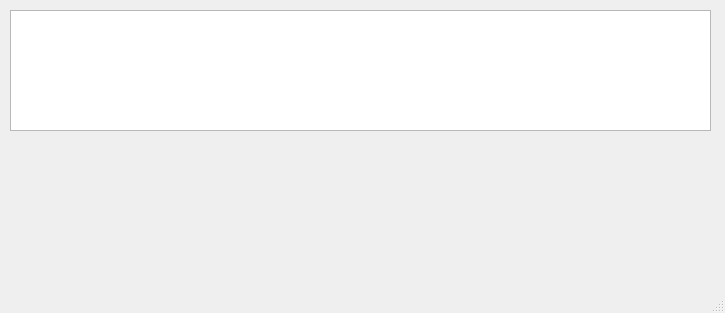
<?xml version="1.0" encoding="UTF-8"?>
<ui version="4.0">
 <class>CoursesForm</class>
 <widget class="QMainWindow" name="CoursesForm">
  <property name="windowModality">
   <enum>Qt::WindowModal</enum>
  </property>
  <property name="geometry">
   <rect>
    <x>0</x>
    <y>0</y>
    <width>725</width>
    <height>313</height>
   </rect>
  </property>
  <property name="windowTitle">
   <string>Menadżer kursów</string>
  </property>
  <widget class="QWidget" name="centralwidget">
   <widget class="QListView" name="listView">
    <property name="geometry">
     <rect>
      <x>10</x>
      <y>10</y>
      <width>701</width>
      <height>121</height>
     </rect>
    </property>
    <property name="modelColumn">
     <number>0</number>
    </property>
   </widget>
  </widget>
  <widget class="QStatusBar" name="statusbar"/>
 </widget>
 <resources/>
 <connections/>
</ui>
